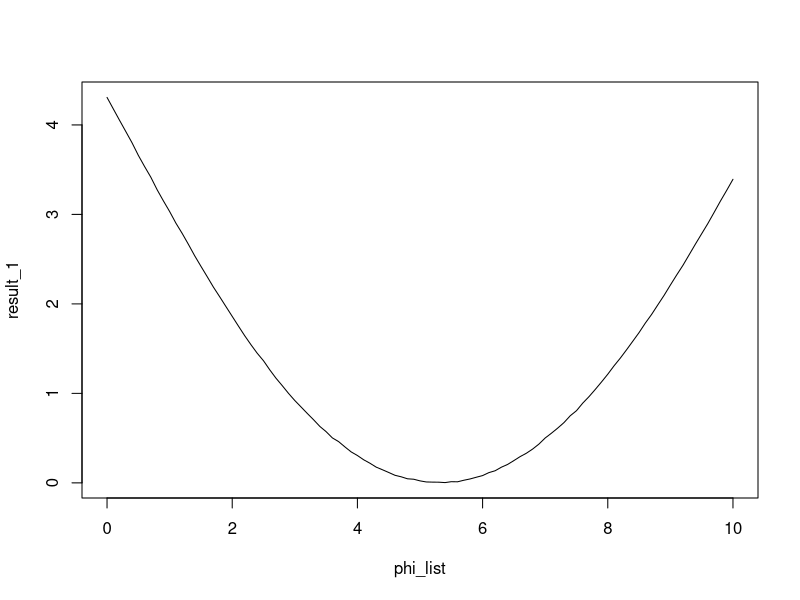
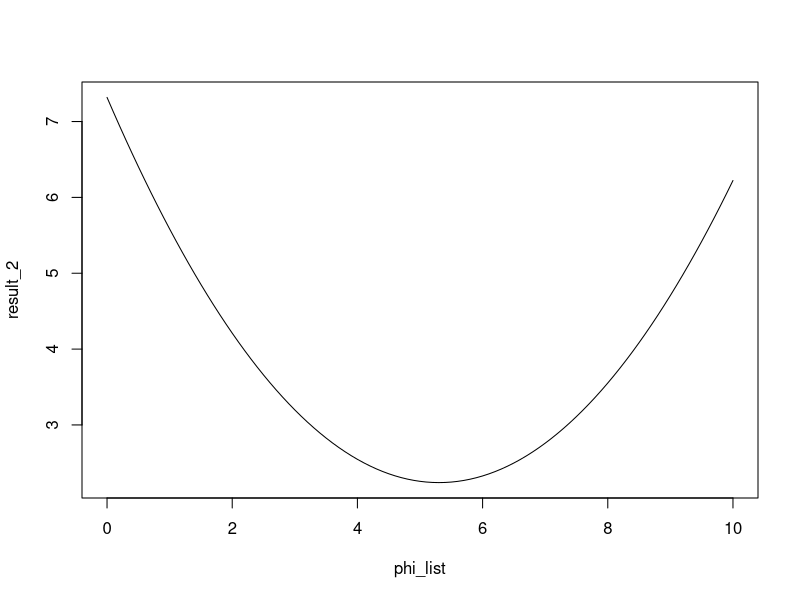
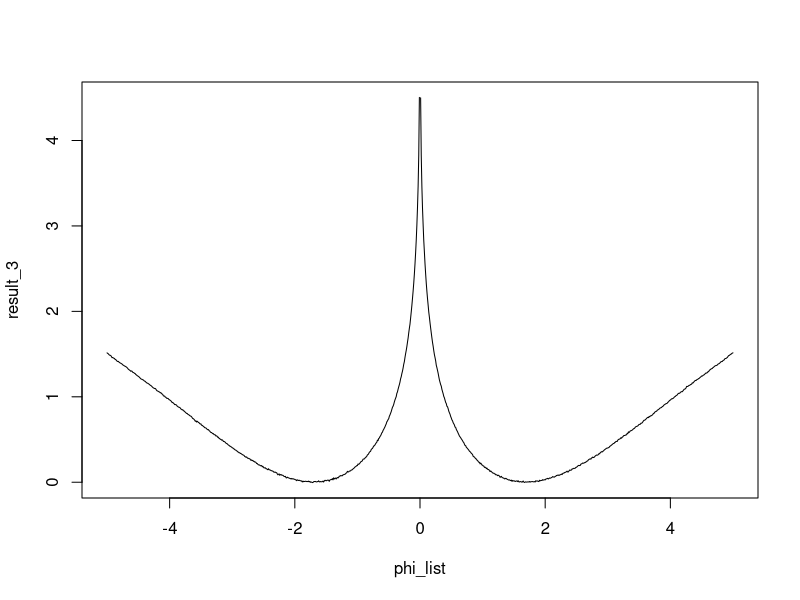

Write R code to recreate these figures, in order.
## ---- chunk 1
knitr::opts_chunk$set(echo = TRUE)
## ---- chunk 2
library(FNN)

set.seed(1000)
X<- rexp(10000, rate=0.2)
Y<- rexp(10000, rate=0.4)

KL.divergence(X, Y, k=10)
mean(KL.divergence(X, Y, k=10))
#theoretical divergence = log(0.2/0.4)+(0.4-0.2)-1 = 1-log(2) = 0.307
## ---- chunk 3
set.seed(525)

library(tidyverse)

X <- 6
n <- 1e4
z <- rnorm(n)

t_fun <- function(z, phi){
  sqrt(36/13)*z + phi
}

gwt_KL <- function(z_trans_list, sec_list){
  mean(KL.divergence(z_trans_list, sec_list, k=10))
}

posterior_samples <- rnorm(n,
                           mean = (4/13)*X + (9/13)*5,
                           sd = sqrt(36/13) )

phi_list <- seq(from = 0, to = 10, by = 0.1)

result_1 <- map_dbl(phi_list, ~gwt_KL( t_fun(z, .x),
                                       sec_list = posterior_samples))
## ---- chunk 4
plot(x = phi_list, y = result_1, type = "l")
## ---- chunk 5
phi_list[which.min(result_1)]
## ---- chunk 6
set.seed(525)

X <- 6
n <- 1e5
z <- rnorm(n)
## ---- chunk 7
likelihood_prior <- function(y){
  1/(sqrt(2*pi)*3)*exp(-1/(2*9)*(y-X)^2)*
    1/(sqrt(2*pi)*2)*exp(-1/(2*4)*(y-5)^2)
}
## ---- chunk 8
get_Exp_likelihood_prior <- function(phi_in){

  mean(log( sqrt(13/36) * dnorm(z) ) -
       log( likelihood_prior(t_fun(z, phi = phi_in) ) )
       )
}
## ---- chunk 9
result_2 <- map_dbl(phi_list, ~get_Exp_likelihood_prior(.x))
## ---- chunk 10
plot(x = phi_list, y = result_2, type = "l")
## ---- chunk 11
phi_list[which.min(result_2)]
## ---- chunk 12
t3_fun <- function(z, phi){
  phi*z + 5.307692
}
## ---- chunk 13
set.seed(525)

library(tidyverse)

X <- 6
n <- 1e4
z <- rnorm(n)

t3_fun <- function(z, phi){
  phi*z + 5.307692
}

gwt_KL <- function(z_trans_list, sec_list){
  mean(KL.divergence(z_trans_list, sec_list, k=10))
}

posterior_samples <- rnorm(n,
                           mean = (4/13)*X + (9/13)*5,
                           sd = sqrt(36/13) )

phi_list <- seq(from = -5, to = 5, by = 0.01)

result_3 <- map_dbl(phi_list, ~gwt_KL( t3_fun(z, .x),
                                       sec_list = posterior_samples))
## ---- chunk 14
plot(x = phi_list, y = result_3, type = "l")
